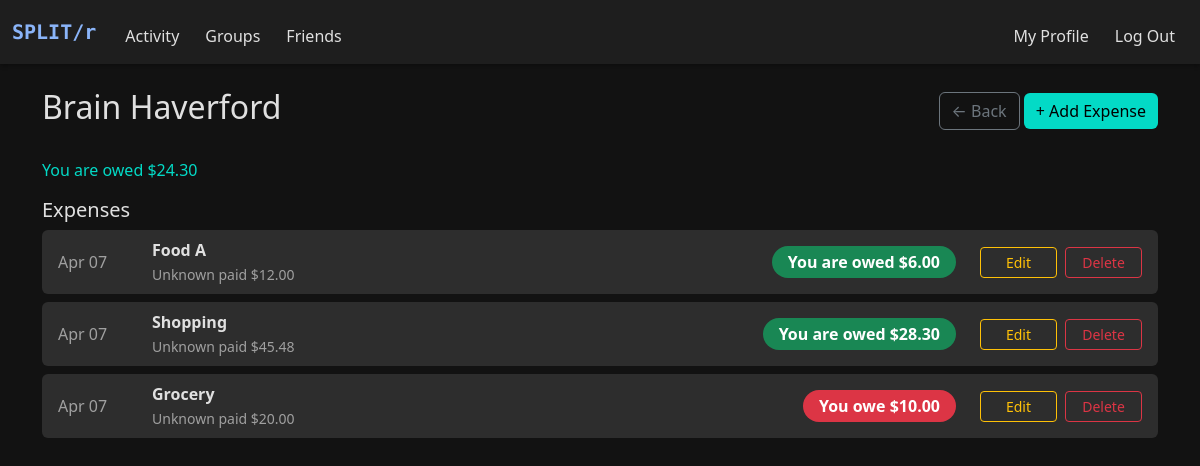
Before: /friend/1 (signed in) with the older database file.
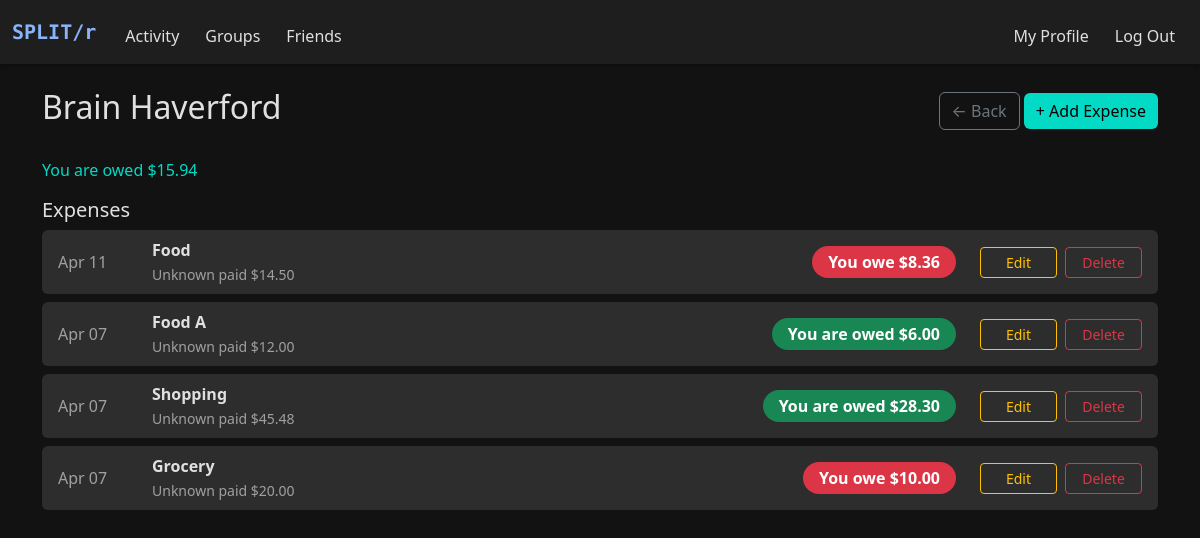
After: the same page with the newer database file.
### models.py (models this page shows, shortened)
class Expense(db.Model):
    __tablename__ = "expenses"
    id = db.Column(db.Integer, primary_key=True)
    description = db.Column(db.String(120))
    amount = db.Column(db.Float)
    paid_by_id = db.Column(db.Integer, db.ForeignKey("users.id"))
    group_id = db.Column(db.Integer, db.ForeignKey("groups.id"), nullable=True)
    timestamp = db.Column(db.DateTime, default=datetime.now)
    splits = db.relationship("ExpenseSplit", backref="expense", lazy=True)

class ExpenseSplit(db.Model):
    __tablename__ = "expense_split"
    id = db.Column(db.Integer, primary_key=True)
    expense_id = db.Column(db.Integer, db.ForeignKey("expenses.id"))
    user_id = db.Column(db.Integer, db.ForeignKey("users.id"))
    amount = db.Column(db.Float)

### app.py (the view)
@app.route('/friend/<int:group_id>')
@login_required
def friend_page(group_id):
    group = Group.query.get_or_404(group_id)
    current_user_id = session.get("user_id")
    if not group.user_is_member(current_user_id) or not group.is_friend_group:
        flash("You do not have access to this friend view.", "danger")
        return redirect("/friends")
    expenses = group.get_group_expenses()
    balance = group.get_user_balance(current_user_id)
    friend = next(user for user in group.users if user.id != current_user_id)
    return render_template(
        "friend.html",
        group=group,
        friend=friend,
        expenses=expenses,
        balance=balance
    )

### helper.py (called while the page is built)
def login_required(f):
    @wraps(f)
    def decorated_function(*args, **kwargs):
        if "user_id" not in session:
            flash("You must be logged in to view this page.", "danger")
            return redirect("/login")
        return f(*args, **kwargs)
    return decorated_function

def currency(amount, currency_code=None):
    symbols = {
        "USD": "$",
        "EUR": "€",
        "INR": "₹",
        "GBP": "£",
        "JPY": "¥",
    }
    currency_code = (currency_code or
                     current_app.config.get("DEFAULT_CURRENCY", "USD")).upper()
    symbol = symbols.get(currency_code, "")
    return f"{symbol}{amount:,.2f}"

### models.py (called while the page is built)
    def user_is_member(self, user_id):
        return any(user.id == user_id for user in self.users)

    def get_group_expenses(self):
        return (
            Expense.query.filter_by(group_id=self.id)
            .order_by(Expense.timestamp.desc())
            .all()
        )

### templates/friend.html (shortened to what this page needs)
{% extends "layout.html" %}
{% block main %}
<div class="container py-4">
    <div class="d-flex justify-content-between align-items-center mb-4">
        <h2>{{ friend.name }}</h2>
        <div>
            <a href="/friends" class="btn btn-outline-secondary">← Back</a>
            <a href="{{ url_for('add_group_expense', group_id=group.id) }}" class="btn btn-success">+ Add Expense</a>
        </div>
    </div>
    {% if balance < 0 %}
        <p class="text-danger-custom">You owe {{ currency(-balance) }}</p>
    {% elif balance > 0 %}
        <p class="text-success-custom">You are owed {{ currency(balance) }}</p>
    {% else %}
        <p class="text-secondary-custom">All settled up with {{ friend.name }}!</p>
    {% endif %}
    {% include "expense_list.html" %}
</div>
{% endblock %}

### templates/expense_list.html
<h5>Expenses</h5>
{% if expenses %}
    <ul class="list-unstyled">
        {% for expense in expenses %}
            {% set is_payer = expense.paid_by_id == session["user_id"] %}
            {% set user_split = expense.splits | selectattr("user_id", "equalto", session["user_id"]) | list %}
            {% set you_owe = user_split[0].amount if user_split else 0 %}
            {% set payer_name = expense.paid_by.name if expense.paid_by else "Unknown" %}
            <li class="mb-2 px-3 py-2 rounded" style="background-color: var(--dark-tertiary);">
                <div class="d-flex align-items-center justify-content-between flex-wrap gap-2">
                    <div class="text-muted-custom me-3" style="min-width: 70px; white-space: nowrap;">
                        {{ expense.timestamp.strftime('%b %d') }}
                    </div>
                    <div class="flex-grow-1 me-3">
                        <strong>{{ expense.description }}</strong><br>
                        <small class="text-muted-custom">{{ payer_name }} paid {{ currency(expense.amount) }}</small>
                    </div>
                    <div class="text-center me-3" style="white-space: nowrap;">
                        {% if is_payer %}
                            <span class="badge bg-success rounded-pill px-3 py-2 fs-6">You are owed {{ currency(expense.amount - you_owe) }}</span>
                        {% else %}
                            <span class="badge bg-danger rounded-pill px-3 py-2 fs-6">You owe {{ currency(you_owe) }}</span>
                        {% endif %}
                    </div>
                    <div class="row gx-2" style="min-width: 170px;">
                        <div class="col">
                            <a href="{{ url_for('edit_group_expense', group_id=group.id, expense_id=expense.id) }}"
                               class="btn btn-outline-warning btn-sm w-100">Edit</a>
                        </div>
                        <div class="col">
                            <form action="{{ url_for('delete_group_expense', group_id=group.id, expense_id=expense.id) }}"
                                  method="POST" onsubmit="return confirm('Delete this expense?');">
                                <button type="submit" class="btn btn-outline-danger btn-sm w-100">Delete</button>
                            </form>
                        </div>
                    </div>
                </div>
            </li>
        {% endfor %}
    </ul>
{% else %}
    <p class="text-muted-custom">No expenses added yet.</p>
{% endif %}

Changed rows visible on the page:
added Expense: timestamp "Apr 11", description "Food", payer_name "Unknown", amount "$14.50"
added ExpenseSplit: amount "$8.36"
Other visible differences:
{{ currency(balance) }}: "$24.30" → "$15.94"
